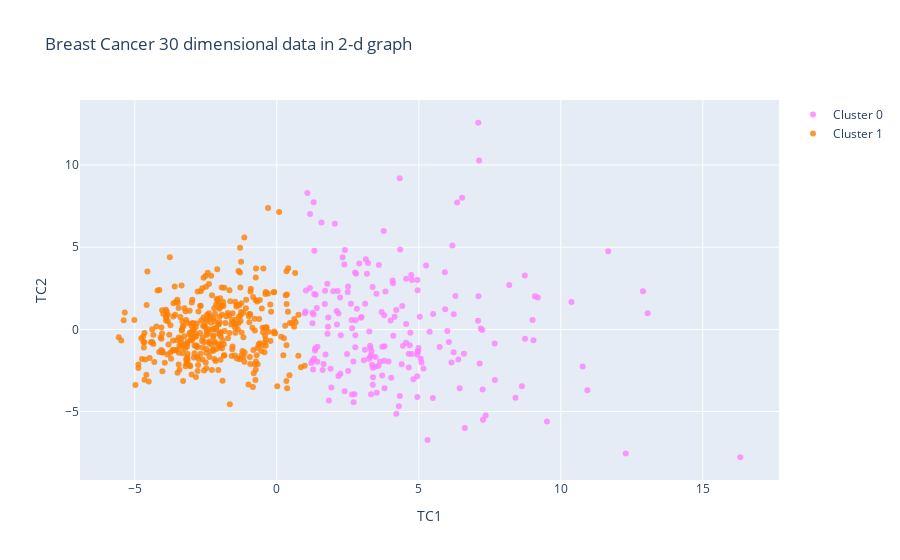

Here is the notebook cell this chart was saved with:
### Markdown cell above
## Visualizing K-means results in 2-d and 3-d graphs

### Code cell
# Visualizing the clusters using PCA
kmeans = KMeans(n_clusters=2, n_init=10, max_iter=10000).fit(x)

init_notebook_mode(connected=True)
pca_2d = PCA(n_components=2)
pca_3d = PCA(n_components=3)

x_df = pd.DataFrame(x)
x_df.columns = dataset.feature_names
clusters = kmeans.labels_
x_df['Cluster'] = clusters

PCs_2d = pd.DataFrame(pca_2d.fit_transform(x_df.drop(["Cluster"], axis=1)))
PCs_2d.columns = ["PC1_2d", "PC2_2d"]

PCs_3d = pd.DataFrame(pca_3d.fit_transform(x_df.drop(['Cluster'], axis=1)))
PCs_3d.columns = ["PC1_3d", "PC2_3d", "PC3_3d"]

x_df = pd.concat([x_df, PCs_2d, PCs_3d], axis=1, join='inner')

cluster0 = x_df[x_df["Cluster"] == 0]
cluster1 = x_df[x_df["Cluster"] == 1]

#Instructions for building the 2-D plot

#trace1 is for 'Cluster 0'
trace1 = go.Scatter(
                    x = cluster0["PC1_2d"],
                    y = cluster0["PC2_2d"],
                    mode = "markers",
                    name = "Cluster 0",
                    marker = dict(color = 'rgba(255, 128, 255, 0.8)'),
                    text = None)

#trace2 is for 'Cluster 1'
trace2 = go.Scatter(
                    x = cluster1["PC1_2d"],
                    y = cluster1["PC2_2d"],
                    mode = "markers",
                    name = "Cluster 1",
                    marker = dict(color = 'rgba(255, 128, 2, 0.8)'),
                    text = None)
data = [trace1, trace2]

title = 'Breast Cancer 30 dimensional data in 2-d graph'
layout = dict(title = title,
              xaxis= dict(title= 'TC1',ticklen= 5,zeroline= False),
              yaxis= dict(title= 'TC2',ticklen= 5,zeroline= False)
             )

fig = dict(data = data, layout = layout)

iplot(fig)

### Figure 1 — Plotly figure (JSON) as saved in the notebook; plotly's stock layout.template omitted (floating-point values rounded to 4 significant figures; data arrays with more than 128 entries replaced by an {"elided": "..."} marker saying what was removed)
{"data": [{"marker": {"color": "rgba(255, 128, 255, 0.8)"}, "mode": "markers", "name": "Cluster 0", "type": "scatter", "x": {"elided": "194 float values"}, "y": {"elided": "194 float values"}}, {"marker": {"color": "rgba(255, 128, 2, 0.8)"}, "mode": "markers", "name": "Cluster 1", "type": "scatter", "x": {"elided": "375 float values"}, "y": {"elided": "375 float values"}}], "layout": {"title": {"text": "Breast Cancer 30 dimensional data in 2-d graph"}, "xaxis": {"ticklen": 5, "title": {"text": "TC1"}, "zeroline": false}, "yaxis": {"ticklen": 5, "title": {"text": "TC2"}, "zeroline": false}}}
